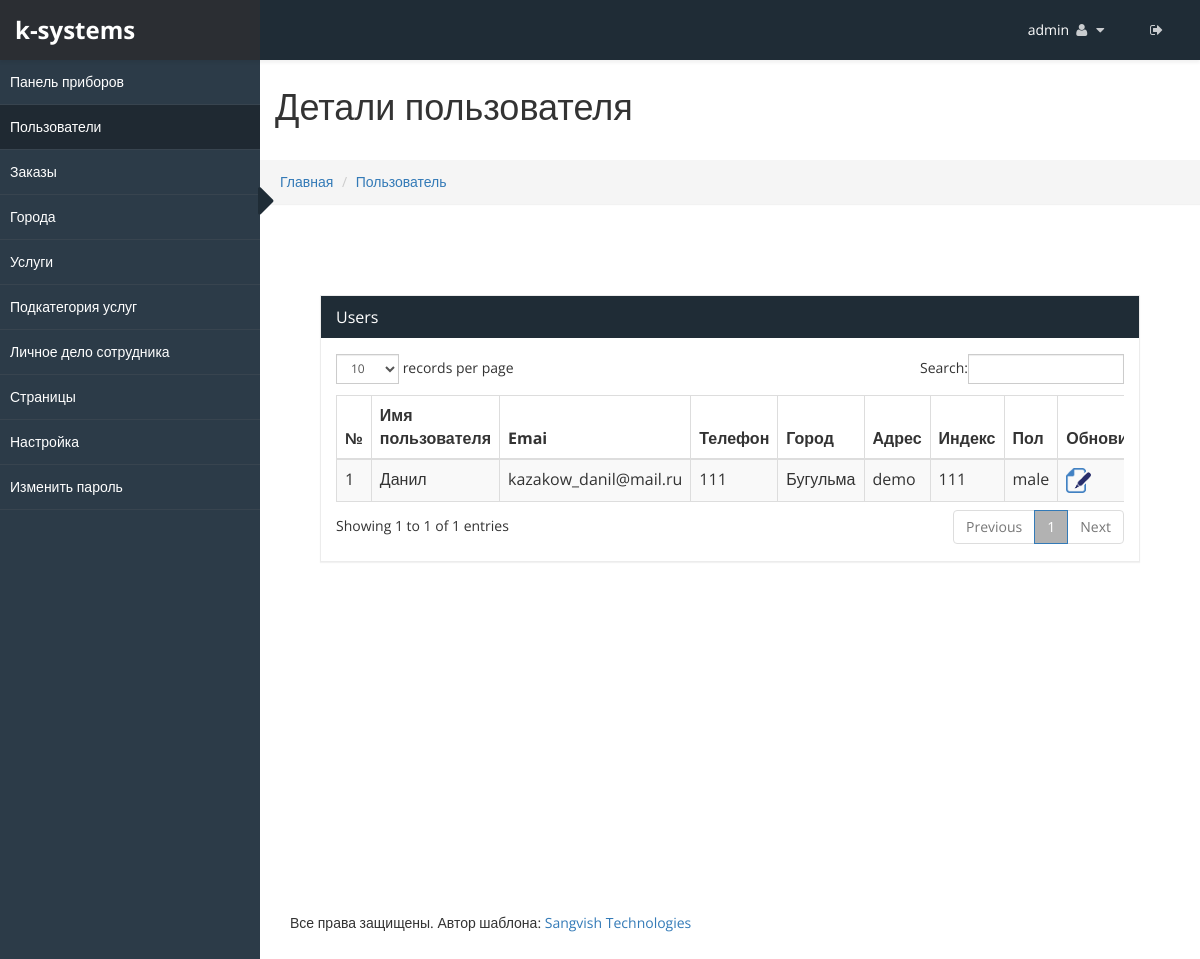
Screenshot of /admincp/users.php (signed in) with the database file from the repository.
### tables this page shows
CREATE TABLE `sv_admin_login` (
  `admin_id` int(20) NOT NULL,
  `user_name` varchar(255) NOT NULL,
  `password` varchar(255) NOT NULL,
  `email_id` varchar(255) NOT NULL,
  `site_name` varchar(255) NOT NULL,
  `logo` varchar(255) NOT NULL,
  `favicon` varchar(255) NOT NULL,
  `site_desc` varchar(255) NOT NULL,
  `keyword` varchar(255) NOT NULL,
  `site_url` varchar(255) NOT NULL,
  `paypal_id` varchar(200) NOT NULL,
  `currency_mode` varchar(200) NOT NULL,
  `paypal_site_mode` varchar(200) NOT NULL
);

CREATE TABLE `sv_user_profile` (
  `signup_id` int(25) NOT NULL,
  `name` varchar(255) NOT NULL,
  `email_id` varchar(255) NOT NULL,
  `password` varchar(255) NOT NULL,
  `phone_no` varchar(255) NOT NULL,
  `city` varchar(255) NOT NULL,
  `address` varchar(255) NOT NULL,
  `pin_code` varchar(255) DEFAULT NULL,
  `gender` int(25) DEFAULT NULL,
  `date` date NOT NULL,
  `updat_time` date NOT NULL DEFAULT current_timestamp()
);

### admincp/users.php (the view, shortened to what this page needs)
<html xmlns="http://www.w3.org/1999/xhtml">
<?php include("../connection.php"); ?>
<!DOCTYPE html>
<body>
    <div id="wrapper">
        <?php include("top_menu.php") ?>
        <?php include("side_menu.php") ?>
        <div id="page-wrapper" >
		  <div class="header">
                        <h1 class="page-header">
						Детали пользователя
                        </h1>
						<ol class="breadcrumb">
					  <li><a href="dashboard.php">Главная</a></li>
					  <li><a href="#">Пользователь</a></li>
					</ol>
		</div>
            <div id="page-inner">
			    <div class="panel-body">
				<div class="col-lg-2 col-md-2 col-sm-2"></div>
				</div>
            <div id="page-inner">
            <div class="row">
                <div class="col-md-12">
                    <div class="panel panel-default">
                        <div class="panel-heading">
                             Users
                        </div>
                        <div class="panel-body">
                            <div class="table-responsive">
                                <table class="table table-striped table-bordered table-hover"  id="dataTables-example">
                                    <thead>
                                        <tr>
                                           <th>№</th>
											<th>Имя пользователя</th>
											<th>Emai</th>
											<th>Телефон</th>
											<th>Город</th>
											<th>Адрес</th>
											<th>Индекс</th>
											<th>Пол</th>
											<th>Обновить</th>
                                        </tr>
                                    </thead>
									<tbody>
									<?php
									$sno=0;
									$res=mysqli_query($con, "select * from sv_user_profile ORDER BY signup_id DESC");
									while($row=mysqli_fetch_array($res))
									{
										$sno++;
										$signup_id=$row['signup_id'];
										$name=$row['name'];
										$gender=mysqli_real_escape_string($con, $row['gender']);
										if($gender==1)
											$gender="male";
										else if($gender==2)
											$gender="female";
									?>
										<tr>
											<td><?php echo $sno; ?></td>
											<td><?php echo $name; ?></td>
											<td><?php echo $row['email_id']; ?></td>
											<td><?php echo $row['phone_no']; ?></td>
											<td><?php echo $row['city']; ?></td>
											<td><?php echo $row['address']; ?></td>
											<td><?php echo $row['pin_code']; ?></td>
											<td><?php echo $gender; ?></td>
											<td><a href="users.php?uid=<?php echo $signup_id;?>"><img src="images/file_edit.png"  alt="update" title="update" ></a></td>
										</tr>
										<?php } ?>
									</tbody>
                                </table>
                            </div>
                        </div>
                    </div>
                </div>
            </div>
                   </div>
				   <?php include("footer.php") ?>
    </div>
            </div>
</body>
</html>

### admincp/top_menu.php (shortened to what this page needs)
<?php
 $res=mysqli_fetch_array(mysqli_query($con, "select * from sv_admin_login"));
	$site_name=mysqli_real_escape_string($con, $res['site_name']);
	$site_url=mysqli_real_escape_string($con, $res['site_url']);
?>
<head>
    <link href="css/bootstrap.css" rel="stylesheet" />
    <link href="css/font-awesome.css" rel="stylesheet" />
    <link href="css/custom-styles.css" rel="stylesheet" />
    <link href="js/dataTables/dataTables.bootstrap.css" rel="stylesheet" />
	    <link href="css/style.css" rel="stylesheet" />
    <link rel="stylesheet" href="js/Lightweight-Chart/cssCharts.css">
	    <link href="css/style.css" rel="stylesheet" />
		<link href="http://www.jqueryscript.net/css/jquerysctipttop.css" rel="stylesheet" type="text/css">
<link rel="stylesheet" type="text/css" href="css/livegraph.css" />
</head>
<?php include("../connection.php");
if(!isset($_SESSION['user_nam']))
	header("Location:index.php");
else
{
	$user_name=mysqli_real_escape_string($con, $_SESSION['user_nam']);
	$res=mysqli_fetch_array(mysqli_query($con, "select * from sv_admin_login where user_name='$user_name'"));
	$uname=mysqli_real_escape_string($con, $res['user_name']);
}
?>
<nav class="navbar navbar-default top-navbar" role="navigation">
            <div class="navbar-header">
                <a class="navbar-brand" href="<?php echo $site_url;?>"><strong><?php echo $site_name; ?></strong></a>
            </div>
            <ul class="nav navbar-top-links navbar-right">
                 <li class="dropdown">
                    <a class="dropdown-toggle" data-toggle="dropdown" href="#" aria-expanded="false">
					<span><?php echo $uname;?></span>
                        <i class="fa fa-user fa-fw"></i> <i class="fa fa-caret-down"></i>
                    </a>
                </li>
				 <li class="dropdown">
                    <a href="logout.php">
                        <i class="fa fa-sign-out" aria-hidden="true"></i>
                    </a>
                </li>
            </ul>
        </nav>

### admincp/css/custom-styles.css (style rules this page uses)
body { font-family: 'Open Sans', sans-serif; background: #fff; }
#wrapper { width: 100%; }
#page-wrapper { padding: 15px 15px; min-height: 600px; background: #fff; }
#page-inner { width:100%; margin:10px 20px 10px 0px; padding: 15px 30px; min-height:600px; }
h1, .h1, h2, .h2, h3, .h3 { margin-top: 7px; }
body { overflow-x:hidden; }
.panel { border-radius:0px; }
.top-navbar { position: fixed; width: 100%; z-index: 300; -webkit-box-shadow: 0 3px 3px rgba(0, 0, 0, 0.05); -moz-box-shadow: 0 3px 3px rgba(0, 0, 0, 0.05); box-shadow: 0 3px 3px rgba(0, 0, 0, 0.05); }
#page-wrapper { position: relative; top: 55px; box-shadow: 0 0 10px #757575; -moz-box-shadow: 0 0 10px #757575; -webkit-box-shadow: 0 0 10px #757575; }
.breadcrumb { padding: 12px 10px 12px 20px; margin-bottom: 20px; list-style: none; border-radius: 0; -webkit-box-shadow: 0 1px 1px rgba(0,0,0,.05); box-shadow: 0 1px 1px rgba(0,0,0,.05); }
.page-header { padding-bottom: 9px; margin: 0; border-bottom: 1px solid transparent; text-align: left;background-color: #fff;padding: 32px 22px 32px 15px; }
.panel-default { border-color: #ECECEC; }
.panel-default > .panel-heading { color: #FFF; border-color: #FFF; background: #1F2C36 none repeat scroll 0 0; font-size: 16px; }
.top-navbar { margin:0px; padding:0px 30px 0 0; }
.top-navbar .navbar-brand { color: #fff; width: 260px; text-align: left; height: 60px; font-size: 24px; font-weight: 700; line-height: 30px; background: #1F2C36; }
.top-navbar .nav > li { position: relative; display: inline-block; margin: 0px; padding: 0px; }
.top-navbar .nav > li > a { position: relative; display: block; padding: 20px; color: #FFFFFF; margin: 0px; }
.top-navbar { background: #1F2C36; border-bottom:none; }
.top-navbar .nav > li > a > i { margin-right: 2px; }
.navbar-default { border:0px solid black; }
.navbar-header { background: transparent; }
.nav > li > a > i { margin-right:10px; color: rgba(255, 255, 255, 0.76); }
@media (min-width:768px) { #page-wrapper { margin: 0 0 0 260px; padding: 0; min-height: 1200px; } }
@media (min-width:768px) { .navbar { border-radius: 0px; } }

### admincp/css/livegraph.css (style rules this page uses)
table { border-collapse: collapse; }
table, th, td { border: 1px solid black; padding: 4px; }

### rows the page displays
sv_admin_login: site_name "k-systems", user_name "admin"
sv_user_profile: name "Данил", email "kazakow_danil@mail.ru", phone_no "111", city "Бугульма", address "demo", pin_code "111", gender "male"
